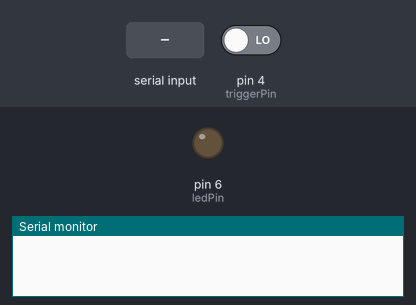
Recording of a sketch running on a simulated Arduino Uno, built with avr-gcc and run on an emulated ATmega328P. Parts: output pins drawn as LEDs (lit = HIGH), the last lines printed to the serial monitor. Dashed ring = blinking. Inputs (shaded band) come from the test bench; at power-on: pin 4 (triggerPin) LOW.

Above: at 1.2 s.
1.3 s: pin 4 (triggerPin) driven HIGH
At 1.42 s:
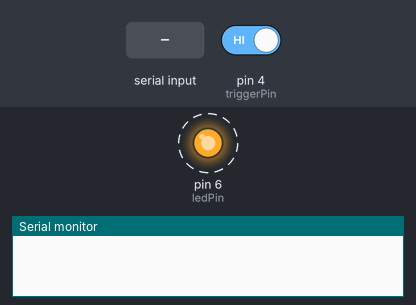
4.3 s: "0" received over Serial
At 7.0 s:
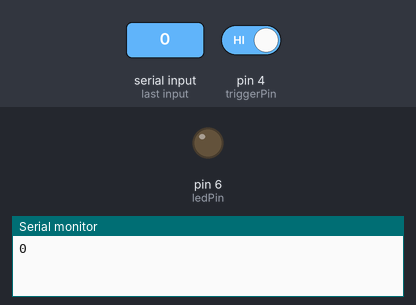
7.3 s: "1" received over Serial
At 10.2 s:
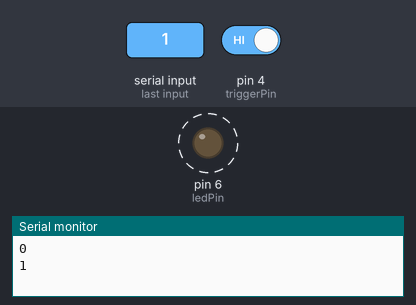
10.3 s: pin 4 (triggerPin) driven LOW
At 10.9 s:
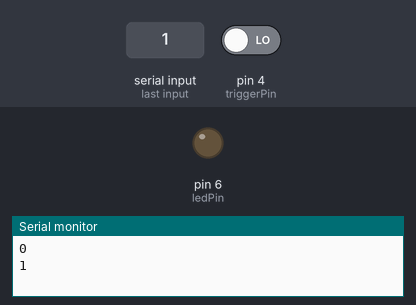
Timing chart, 0 to 12.8 s (numbered marks = the images above; inputs shaded):
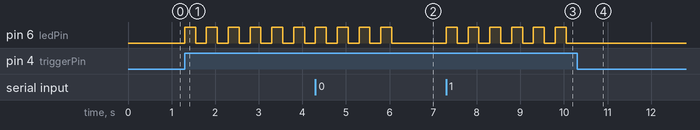

Measured:
- after the input at 1.3 s, pin 6 (ledPin): alternates HIGH for 0.25 s and LOW for 0.25 s, starting at once
- after the input at 4.3 s, pin 6 (ledPin): goes on until 6.1 s, then stays LOW
- after the input at 7.3 s, pin 6 (ledPin): alternates HIGH for 0.25 s and LOW for 0.25 s, starting at once
- after the input at 10.3 s, pin 6 (ledPin): stops changing and stays LOW

The sketch:

blink_switch.ino
```cpp
const int triggerPin = 4;
const int ledPin = 6;

int triggerVal = 0;
char inputVal = '0';
int blinkVal = 5;

void setup() {
   pinMode(triggerPin, INPUT);
   pinMode(ledPin, OUTPUT);
   Serial.begin(9600);
 }

void loop(){
  if (Serial.available()>0) {
    inputVal = Serial.read();

    switch (inputVal) {
      case '0':
        blinkVal = 0;
        break;
      case '1':
        blinkVal = 1;
        break;
      case '2':
        blinkVal = 2;
        break;
      case '3':
        blinkVal = 3;
        break;
      case '4':
        blinkVal = 4;
        break;
      case '5':
        blinkVal = 5;
        break;
      case '6':
        blinkVal = 6;
        break;
      case '7':
        blinkVal = 7;
        break;
      case '8':
        blinkVal = 8;
        break;
      case '9':
        blinkVal = 9;
        break;
      case 'a':
        blinkVal = 10;
        break;
      case 'b':
        blinkVal = 11;
        break;
      case 'c':
        blinkVal = 12;
        break;
      case 'd':
        blinkVal = 13;
        break;
      case 'e':
        blinkVal = 14;
        break;
      case 'f':
        blinkVal = 15;
        break;
    }

    Serial.println(blinkVal);

  }

  triggerVal = digitalRead(triggerPin);
  if (triggerVal == HIGH) {
    doBlink(blinkVal, 250);
  }
}

void doBlink(int numTimes, int pause) {
  for (int i = 1; i <= numTimes; i++) {
    digitalWrite(ledPin, HIGH);
    delay(pause);
    digitalWrite(ledPin, LOW);
    delay(pause);
  }
}
```
